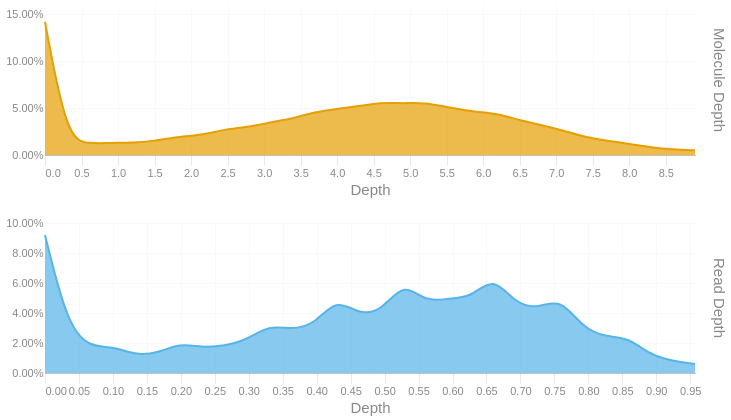

The notebook cell this image was saved under:
### Code cell
readdep = depth_hist(tb['Read Depth'], q99, 3)
readdep = readdep.with_columns(pl.lit('Read Depth').alias('Metric'))
if not SKIPLR:
    moldep = depth_hist(tb['Molecule Depth'], mol_q99, 1)
    moldep = moldep.with_columns(pl.lit('Molecule Depth').alias('Metric'))
    _hist = pl.concat([readdep, moldep])
    _hist = _hist.filter(pl.col('Proportion') != 0)
    with SafeRender(_hist):
        (
            alt.Chart(_hist)        
            .mark_area(interpolate = "basis")
            .encode(
                x=alt.X('Bin:Q').scale(domainMin=0).axis(alt.Axis(title='Depth')),
                y = alt.Y('Proportion:Q', title = None).axis(format = '.2%'),
                color = alt.Color('Metric:N').legend(None),
                row = alt.Row("Metric:N").header(title = None, labelOrient = 'right'),
                tooltip = [
                    alt.Tooltip("Metric:N", title = "Metric"),
                    alt.Tooltip('Interval:N', title = "Depth Interval"),
                    alt.Tooltip('Proportion:Q', title = "% Alignments").format('.2%')
                ]
            )
            .resolve_scale(x='independent', y='independent')
            .properties(
                height = 150, width = 650,
                usermeta={'embedOptions': {'downloadFileName': f'{samplename}.depth.hist'}}
            )
        ).display()
else:
    readdep = readdep.filter(pl.col('Proportion') != 0)
    with SafeRender(readdep):
        (
            alt.Chart(readdep)        
            .mark_area(interpolate = "basis")
            .encode(
                x=alt.X('Bin:Q').scale(domainMin=0).axis(alt.Axis(title='Depth')),
                y = alt.Y('Proportion:Q', title = None).axis(format = '.2%'),
                tooltip = [
                    alt.Tooltip('Interval:N', title = "Depth Interval"),
                    alt.Tooltip('Proportion:Q', title = "% Alignments").format('.2%')
                ]
            )
            .properties(
                usermeta={'embedOptions': {'downloadFileName': f'{samplename}.depth.hist'}}
            )
        ).display()

### Figure 1 — Vega-Lite specification as saved in the notebook (floating-point values rounded to 4 significant figures)
{"width": 650, "height": 150, "config": {"title": {"anchor": "start", "dy": -15, "fontSize": 18, "color": "#888888", "subtitleColor": "#888888", "subtitleFontSize": 14}, "arc": {"fill": "#0072B2"}, "axis": {"domainColor": "#888888", "domainWidth": 0.5, "gridWidth": 0.2, "grid": false, "titleFontWeight": 400, "titleFontSize": 15, "labelFontSize": 11, "labelColor": "#888888", "tickColor": "#888888", "tickWidth": 0.2, "titleColor": "#888888"}, "axisBand": {"grid": false}, "axisX": {"grid": true, "tickSize": 10, "domainCap": "round"}, "axisY": {"domain": false, "grid": true, "tickSize": 0, "domainCap": "round"}, "background": "transparent", "header": {"labelFontSize": 15, "labelColor": "#888888", "titleFontSize": 15, "titleFontWeight": 600, "titleColor": "#888888"}, "legend": {"labelFont": "sans-serif", "labelFontSize": 12, "labelColor": "#888888", "symbolSize": 100, "symbolType": "circle", "titleFontSize": 12, "titlePadding": 10, "titleColor": "#888888", "title": null}, "range": {"category": ["#E69F00", "#56B4E9", "#009E73", "#F0E442", "#0072B2", "#D55E00", "#CC79A7", "#000000"], "diverging": ["#cfe8f3", "#a2d4ec", "#73bfe2", "#46abdb", "#1696d2", "#12719e"]}, "area": {"fill": "#0072B2", "fillOpacity": 0.7, "line": true, "strokeOpacity": 0.7}, "line": {"color": "#0072B2", "stroke": "#0072B2", "strokeWidth": 2}, "trail": {"color": "#0072B2", "stroke": "#0072B2", "strokeWidth": 0, "size": 1}, "point": {"filled": true, "fillOpacity": 1.0, "size": 95}, "text": {"color": "#888888", "fontSize": 11, "align": "right", "fontWeight": 400, "size": 11}, "bar": {"fill": "#0072B2", "stroke": null}, "view": {"stroke": null, "continuousWidth": 660, "continuousHeight": 400}}, "data": {"name": "data-2429b2d8790a0b89c62e87333f4a8c9e"}, "mark": {"type": "area", "interpolate": "basis"}, "encoding": {"color": {"field": "Metric", "legend": null, "type": "nominal"}, "row": {"field": "Metric", "header": {"title": null, "labelOrient": "right"}, "type": "nominal"}, "tooltip": [{"field": "Metric", "title": "Metric", "type": "nominal"}, {"field": "Interval", "title": "Depth Interval", "type": "nominal"}, {"field": "Proportion", "format": ".2%", "title": "% Alignments", "type": "quantitative"}], "x": {"axis": {"title": "Depth"}, "field": "Bin", "scale": {"domainMin": 0}, "type": "quantitative"}, "y": {"axis": {"format": ".2%"}, "field": "Proportion", "title": null, "type": "quantitative"}}, "resolve": {"scale": {"x": "independent", "y": "independent"}}, "usermeta": {"embedOptions": {"downloadFileName": "TF26LRJL0094_5B_10484332_23Y22YLT4_L7.depth.hist"}}, "$schema": "https://vega.github.io/schema/vega-lite/v6.4.1.json", "datasets": {"data-2429b2d8790a0b89c62e87333f4a8c9e": [{"Bin": 0.0, "Interval": "0.0-0.033", "Proportion": 0.092, "Metric": "Read Depth"}, {"Bin": 0.033, "Interval": "0.033-0.066", "Proportion": 0.032, "Metric": "Read Depth"}, {"Bin": 0.066, "Interval": "0.066-0.099", "Proportion": 0.017, "Metric": "Read Depth"}, {"Bin": 0.099, "Interval": "0.099-0.132", "Proportion": 0.018, "Metric": "Read Depth"}, {"Bin": 0.132, "Interval": "0.132-0.165", "Proportion": 0.012, "Metric": "Read Depth"}, {"Bin": 0.165, "Interval": "0.165-0.198", "Proportion": 0.013, "Metric": "Read Depth"}, {"Bin": 0.198, "Interval": "0.198-0.231", "Proportion": 0.02, "Metric": "Read Depth"}, {"Bin": 0.231, "Interval": "0.231-0.264", "Proportion": 0.017, "Metric": "Read Depth"}, {"Bin": 0.264, "Interval": "0.264-0.297", "Proportion": 0.018, "Metric": "Read Depth"}, {"Bin": 0.297, "Interval": "0.297-0.33", "Proportion": 0.022, "Metric": "Read Depth"}, {"Bin": 0.33, "Interval": "0.33-0.363", "Proportion": 0.032, "Metric": "Read Depth"}, {"Bin": 0.363, "Interval": "0.363-0.396", "Proportion": 0.029, "Metric": "Read Depth"}, {"Bin": 0.396, "Interval": "0.396-0.429", "Proportion": 0.032, "Metric": "Read Depth"}, {"Bin": 0.429, "Interval": "0.429-0.462", "Proportion": 0.05, "Metric": "Read Depth"}, {"Bin": 0.462, "Interval": "0.462-0.495", "Proportion": 0.039, "Metric": "Read Depth"}, {"Bin": 0.495, "Interval": "0.495-0.528", "Proportion": 0.041, "Metric": "Read Depth"}, {"Bin": 0.528, "Interval": "0.528-0.561", "Proportion": 0.061, "Metric": "Read Depth"}, {"Bin": 0.561, "Interval": "0.561-0.594", "Proportion": 0.047, "Metric": "Read Depth"}, {"Bin": 0.594, "Interval": "0.594-0.627", "Proportion": 0.05, "Metric": "Read Depth"}, {"Bin": 0.627, "Interval": "0.627-0.66", "Proportion": 0.05, "Metric": "Read Depth"}, {"Bin": 0.66, "Interval": "0.66-0.693", "Proportion": 0.065, "Metric": "Read Depth"}, {"Bin": 0.693, "Interval": "0.693-0.726", "Proportion": 0.046, "Metric": "Read Depth"}, {"Bin": 0.726, "Interval": "0.726-0.759", "Proportion": 0.043, "Metric": "Read Depth"}, {"Bin": 0.759, "Interval": "0.759-0.792", "Proportion": 0.05, "Metric": "Read Depth"}, {"Bin": 0.792, "Interval": "0.792-0.825", "Proportion": 0.03, "Metric": "Read Depth"}, {"Bin": 0.825, "Interval": "0.825-0.858", "Proportion": 0.024, "Metric": "Read Depth"}, {"Bin": 0.858, "Interval": "0.858-0.891", "Proportion": 0.024, "Metric": "Read Depth"}, {"Bin": 0.891, "Interval": "0.891-0.924", "Proportion": 0.012, "Metric": "Read Depth"}, {"Bin": 0.924, "Interval": "0.924-0.957", "Proportion": 0.008, "Metric": "Read Depth"}, {"Bin": 0.957, "Interval": "0.957-0.99", "Proportion": 0.006, "Metric": "Read Depth"}, {"Bin": 0.0, "Interval": "0.0-0.3", "Proportion": 0.142, "Metric": "Molecule Depth"}, {"Bin": 0.3, "Interval": "0.3-0.6", "Proportion": 0.017, "Metric": "Molecule Depth"}, {"Bin": 0.6, "Interval": "0.6-0.9", "Proportion": 0.012, "Metric": "Molecule Depth"}, {"Bin": 0.9, "Interval": "0.9-1.2", "Proportion": 0.013, "Metric": "Molecule Depth"}, {"Bin": 1.2, "Interval": "1.2-1.5", "Proportion": 0.013, "Metric": "Molecule Depth"}, {"Bin": 1.5, "Interval": "1.5-1.8", "Proportion": 0.015, "Metric": "Molecule Depth"}, {"Bin": 1.8, "Interval": "1.8-2.2", "Proportion": 0.019, "Metric": "Molecule Depth"}, {"Bin": 2.2, "Interval": "2.2-2.5", "Proportion": 0.022, "Metric": "Molecule Depth"}, {"Bin": 2.5, "Interval": "2.5-2.8", "Proportion": 0.028, "Metric": "Molecule Depth"}, {"Bin": 2.8, "Interval": "2.8-3.1", "Proportion": 0.03, "Metric": "Molecule Depth"}, {"Bin": 3.1, "Interval": "3.1-3.4", "Proportion": 0.035, "Metric": "Molecule Depth"}, {"Bin": 3.4, "Interval": "3.4-3.7", "Proportion": 0.039, "Metric": "Molecule Depth"}, {"Bin": 3.7, "Interval": "3.7-4.0", "Proportion": 0.046, "Metric": "Molecule Depth"}, {"Bin": 4.0, "Interval": "4.0-4.3", "Proportion": 0.049, "Metric": "Molecule Depth"}, {"Bin": 4.3, "Interval": "4.3-4.6", "Proportion": 0.052, "Metric": "Molecule Depth"}, {"Bin": 4.6, "Interval": "4.6-4.9", "Proportion": 0.056, "Metric": "Molecule Depth"}, {"Bin": 4.9, "Interval": "4.9-5.2", "Proportion": 0.055, "Metric": "Molecule Depth"}, {"Bin": 5.2, "Interval": "5.2-5.5", "Proportion": 0.056, "Metric": "Molecule Depth"}, {"Bin": 5.5, "Interval": "5.5-5.9", "Proportion": 0.051, "Metric": "Molecule Depth"}, {"Bin": 5.9, "Interval": "5.9-6.2", "Proportion": 0.046, "Metric": "Molecule Depth"}, {"Bin": 6.2, "Interval": "6.2-6.5", "Proportion": 0.044, "Metric": "Molecule Depth"}, {"Bin": 6.5, "Interval": "6.5-6.8", "Proportion": 0.037, "Metric": "Molecule Depth"}, {"Bin": 6.8, "Interval": "6.8-7.1", "Proportion": 0.032, "Metric": "Molecule Depth"}, {"Bin": 7.1, "Interval": "7.1-7.4", "Proportion": 0.026, "Metric": "Molecule Depth"}, {"Bin": 7.4, "Interval": "7.4-7.7", "Proportion": 0.019, "Metric": "Molecule Depth"}, {"Bin": 7.7, "Interval": "7.7-8.0", "Proportion": 0.015, "Metric": "Molecule Depth"}, {"Bin": 8.0, "Interval": "8.0-8.3", "Proportion": 0.012, "Metric": "Molecule Depth"}, {"Bin": 8.3, "Interval": "8.3-8.6", "Proportion": 0.008, "Metric": "Molecule Depth"}, {"Bin": 8.6, "Interval": "8.6-8.9", "Proportion": 0.006, "Metric": "Molecule Depth"}, {"Bin": 8.9, "Interval": "8.9-9.24", "Proportion": 0.005, "Metric": "Molecule Depth"}]}}
